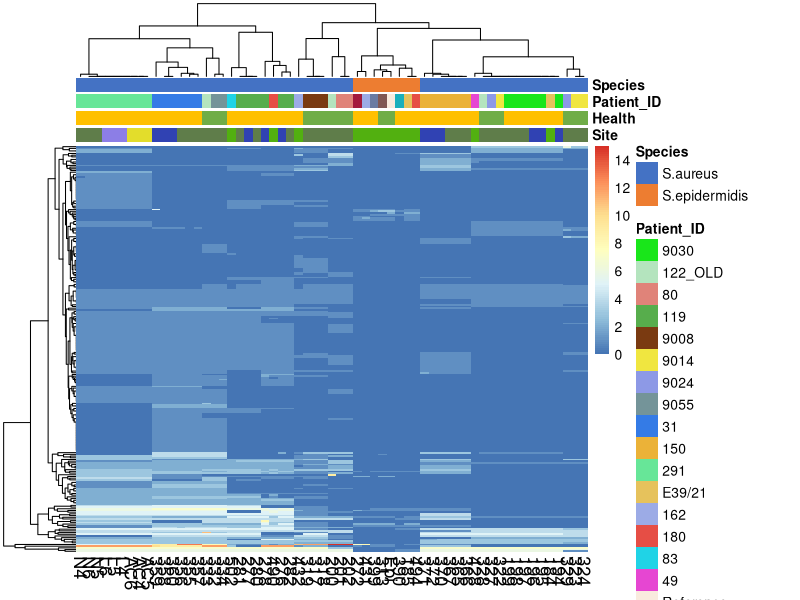
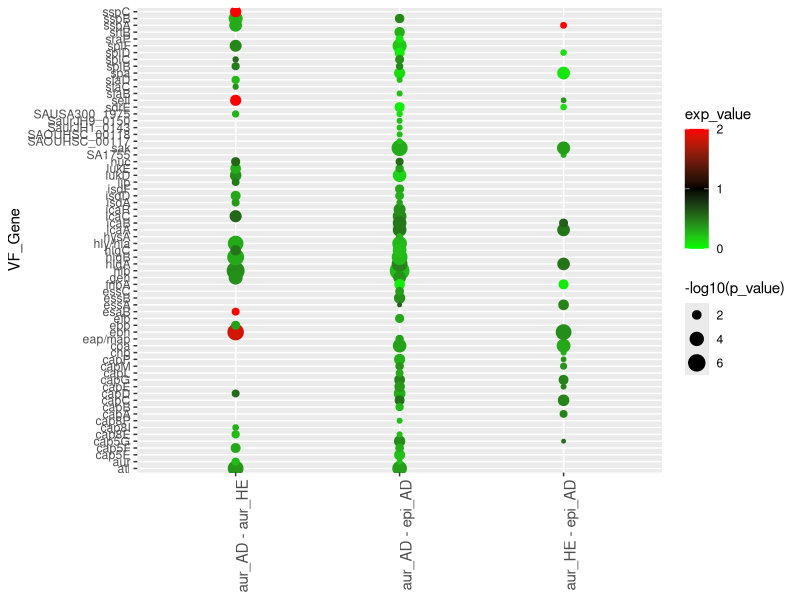

The R source for these figures, in order:
library(pheatmap)
library(dplyr)
library(base)
library(ggplot2)

dat <- read.table('OverallVF_Heatmap.txt',sep='\t',header=T, check.names = FALSE, row.names=1)
anno_dat <- read.table('Strain_Metadata.txt',sep='\t', header=T, row.names = 1) %>% select(-c(ID, ID2))

species_color <- c('#4472C4','#ED7D31')
names(species_color) <- c('S.aureus','S.epidermidis')

stated_color <- c('#FFC000', '#70AD47')
names(stated_color) <- c('AD','HE')

patient_color <- c('#19E61A', '#B4E4BE', '#E08379', '#57AD4C', '#7A3A11', '#F0E640', '#8D99E6','#749499','#347BE6', '#ebb238', '#67E698','#E6C25C','#9CABE6','#E64E45','#20D3E6','#E646D2', '#F9EBDE', '#815854', '#A4193D', '#1AAFBC', '#6A7BA2')
names(patient_color) <- c('9030', 	'122_OLD', 	'80', 	'119', 	'9008', 	'9014', 	'9024', 	'9055', 	'31', 	'150', 	'291', 	'E39/21', 	'162', 	'180', 	'83', 	'49', 'Reference', '9036', '122', '159', '161')

site_color <- c('#3042B3', '#5F7D4A', '#E3DD2B','#8C7EE6','#52B010')
names(site_color) <- c('Skin', 	'Nose', 	'Skin_ctrl_AC', 	'Skin_lesional_hand', 	'Unknown')

ann_clr <- list(Site=site_color, Health=stated_color, Patient_ID=patient_color, Species=species_color)


pheatmap(dat, cluster_cols = TRUE, cluster_rows = TRUE, fontsize_col = 13, show_rownames = FALSE, annotation_col=anno_dat, annotation_colors = ann_clr, annotation_legend=TRUE)



# Figure 6B--------------------------------------------------------------------------------------------------------------------------------------------------------
df <- read.table('Significant_VF.txt', sep='\t', header=T)

ggplot(df, aes(x=Comparison, y=VF_Gene))+
  geom_point(aes(colour=exp_value, size=-log10(p_value)))+
  scale_colour_gradientn(colours=c('green','black','red'), values=c(0,1,2), breaks=c(0,1,2), rescaler=function(x,...) x, limit=c(0,2), trans='identity', na.value='red')+
  theme(axis.text.x=element_text(angle=90, size=11, hjust=1, vjust=1),
        axis.title.x=element_blank())
